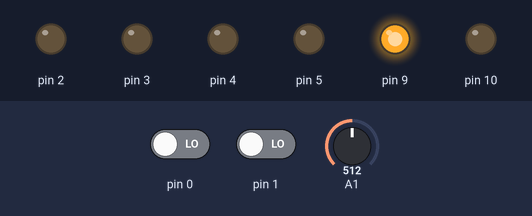
Bench run of a sketch on a simulated Teensy 3. Shown: output pins drawn as LEDs (lit = HIGH). Dashed ring = blinking. The test bench sets the inputs (shaded band); at power-on: pin 1 LOW, pin 0 LOW, A1 = 512 (analog values on the 0–1023 scale). The local clock reads 2024-03-15 10:24:30 at power-on unless the sketch sets it; storage starts empty; what the sketch prints to the serial monitor is not drawn.

Above: at 1.2 s.
1.3 s: pin 1 driven HIGH
At 4.2 s:
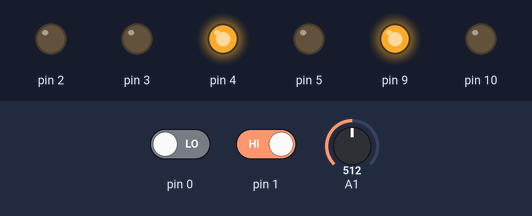
4.3 s: pin 0 driven HIGH
At 25.6 s:
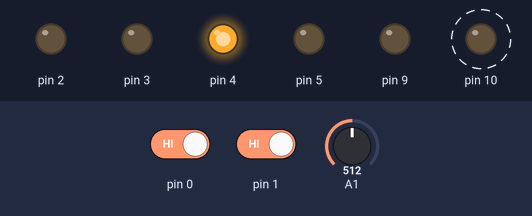
Timing chart, 0 to 25.8 s (numbered marks = the images above; inputs shaded):
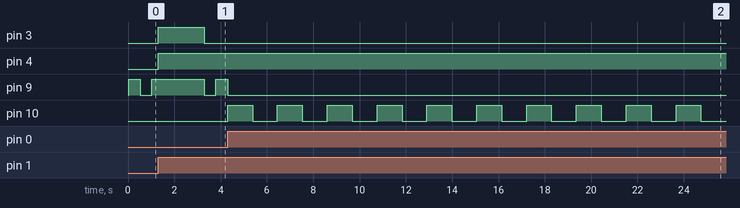

Measured:
- after the input at 1.3 s, pin 3: LOW → HIGH at once, → LOW 2.0 s later; pin 4: LOW → HIGH at once
- after the input at 4.3 s, pin 9: goes on until 4.3 s, then stays LOW; pin 10: alternates HIGH for 1.1 s and LOW for 1.1 s, starting at once

The sketch:

sketch_dec13b.ino
```cpp
volatile int  sw_E = LOW;
volatile int  sw_K = LOW;
volatile unsigned long time_prev_E = 0, time_now_E;
volatile unsigned long time_prev_K = 0, time_now_K;
unsigned long time_chat = 100;
volatile char inputchar = 0;
const int Hz = 1000;
const int Byou = 20;
volatile int i, k;
volatile float zA;

#include <TimeLib.h>
#include <SD.h>
const int chipSelect = BUILTIN_SDCARD;

void setup() {
  analogReadResolution(16);
  attachInterrupt(1, EPM, RISING);
  attachInterrupt(0, keisoku, RISING);

  pinMode(2, OUTPUT);
  pinMode(3, OUTPUT);
  pinMode(4, OUTPUT);
  pinMode(5, OUTPUT);
  pinMode(9, OUTPUT);
  pinMode(10, OUTPUT);
  setSyncProvider(getTeensy3Time);
  Serial.begin(115200);
  if (timeStatus() != timeSet) {
    Serial.println("Unable to sync with the RTC");
  } else {
    Serial.println("RTC has set the system time");
  }
  //setTime(16, 56, 50, 24, 7, 2017);
  Serial.print(F("Initializing SD card..."));
  pinMode(SS, OUTPUT);
  if (!SD.begin(chipSelect)) {
    Serial.println(F("Card failed, or not present"));
    // 失敗、何もしない
    while (1);
  }
  Serial.println(F("ok."));
  if (SD.exists("datalog.csv")) {
    SD.remove("datalog.csv");
    Serial.println(F("File exist! Remove File."));
  }
}

void loop() {
  Serial.println("Standingby");
  digitalWrite(9, HIGH);
  delay(500);
  digitalWrite(9, LOW);
  delay(500);
}

time_t getTeensy3Time()
{
  return Teensy3Clock.get();
}


void keisoku() {
  File dataFile = SD.open("datalog.csv", FILE_WRITE);
  digitalWrite(9, LOW);
  time_now_K = millis(); //現在の割り込み時刻を取得
  if ( time_now_K - time_prev_K > time_chat) {
    if (dataFile) {
      if ( sw_K == LOW ) {
        setTime(0, 0, 0, 24, 7, 2017);
        Teensy3Clock.set(now());
        for ( i = 0; i < Byou; i++) {

          dataFile.print(hour());       dataFile.print(":");
          dataFile.print(minute());      dataFile.print(":");
          dataFile.print(second());
          dataFile.print(",");
          if ((i % 2) == 0) {
            digitalWrite(10, HIGH);
          }
          else {
            digitalWrite(10, LOW);
          }
          for (k = 0; k < Hz; k++) {
            unsigned long t = millis();
            zA = analogRead(1);
            dataFile.print(" "); dataFile.print(",");
            dataFile.println(zA);
            Serial.println(millis() - t);
            delay(1.00 - millis() + t);
          }
        }
        dataFile.close();
      }
      sw_K = !sw_K;
    }
    else {
      Serial.println(F("error opening datalog.txt"));
    }

  }

  time_prev_K = time_now_K; //現在の割り込み時刻を前回の割り込み時刻へコピー
  Serial.println("Finisfed");
}


void EPM() {
  time_now_E = millis(); //現在の割り込み時刻を取得
  if ( time_now_E - time_prev_E > time_chat) {
    if ( sw_E == LOW ) //前回の割り込みから20[ms]以上経過かつスイッチの状態がLowならば、LED消点灯を切り替え
      switch (inputchar) {
        case 0:
          digitalWrite(4, HIGH); //LED表示
          digitalWrite(5, LOW);

          Serial.print("EPM ON\n");//EPMをONにする
          digitalWrite(3, HIGH);
          delay(2000);
          digitalWrite(3, LOW);
          inputchar = 1;
          break;

        case 1:
          digitalWrite(4, LOW); //LED表示
          digitalWrite(5, HIGH);

          Serial.print("EPM OFF\n");//EPMをOFFにする
          digitalWrite(2, HIGH);
          delay(500);
          digitalWrite(3, HIGH);
          delay(2000);
          digitalWrite(3, LOW);
          delay(500);
          digitalWrite(2, LOW);
          inputchar = 0;
          break;
      }
    sw_E = !sw_E; //前回の割り込みから20[ms]以上経過ならば、スイッチの状態を切り替え
  }
  time_prev_E = time_now_E; //現在の割り込み時刻を前回の割り込み時刻へコピー
}
```
